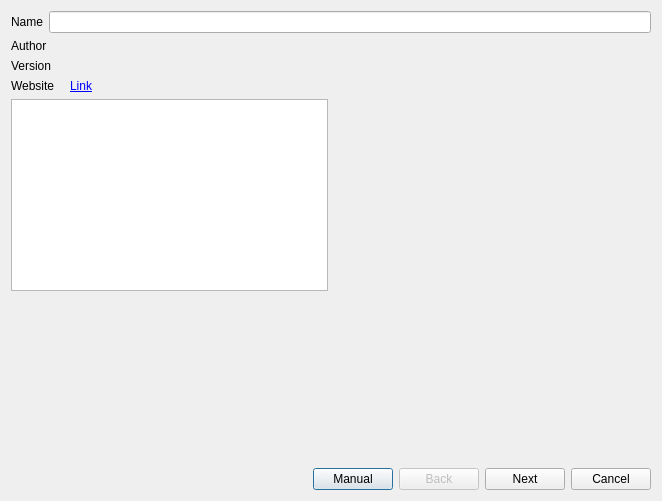
<?xml version="1.0" encoding="UTF-8"?>
<ui version="4.0">
 <class>FomodInstallerDialog</class>
 <widget class="QDialog" name="FomodInstallerDialog">
  <property name="geometry">
   <rect>
    <x>0</x>
    <y>0</y>
    <width>662</width>
    <height>501</height>
   </rect>
  </property>
  <property name="windowTitle">
   <string>FOMOD Installation Dialog</string>
  </property>
  <layout class="QVBoxLayout" name="verticalLayout">
   <item>
    <layout class="QHBoxLayout" name="horizontalLayout_2">
     <item>
      <widget class="QLabel" name="label">
       <property name="text">
        <string>Name</string>
       </property>
      </widget>
     </item>
     <item>
      <widget class="QLineEdit" name="nameEdit"/>
     </item>
    </layout>
   </item>
   <item>
    <layout class="QHBoxLayout" name="horizontalLayout" stretch="1,1">
     <item>
      <layout class="QVBoxLayout" name="verticalLayout_2">
       <item>
        <layout class="QFormLayout" name="formLayout">
         <property name="fieldGrowthPolicy">
          <enum>QFormLayout::AllNonFixedFieldsGrow</enum>
         </property>
         <property name="horizontalSpacing">
          <number>15</number>
         </property>
         <item row="0" column="0">
          <widget class="QLabel" name="label_3">
           <property name="text">
            <string>Author</string>
           </property>
          </widget>
         </item>
         <item row="0" column="1">
          <widget class="QLabel" name="authorLabel">
           <property name="text">
            <string/>
           </property>
          </widget>
         </item>
         <item row="1" column="0">
          <widget class="QLabel" name="label_4">
           <property name="text">
            <string>Version</string>
           </property>
          </widget>
         </item>
         <item row="1" column="1">
          <widget class="QLabel" name="versionLabel">
           <property name="text">
            <string/>
           </property>
          </widget>
         </item>
         <item row="2" column="0">
          <widget class="QLabel" name="label_2">
           <property name="text">
            <string>Website</string>
           </property>
          </widget>
         </item>
         <item row="2" column="1">
          <widget class="QLabel" name="websiteLabel">
           <property name="text">
            <string>&lt;a href=&quot;#&quot;&gt;Link&lt;/a&gt;</string>
           </property>
          </widget>
         </item>
        </layout>
       </item>
       <item>
        <widget class="QTextEdit" name="descriptionText">
         <property name="readOnly">
          <bool>true</bool>
         </property>
        </widget>
       </item>
       <item>
        <widget class="QLabel" name="screenshotLabel">
         <property name="sizePolicy">
          <sizepolicy hsizetype="Expanding" vsizetype="Expanding">
           <horstretch>0</horstretch>
           <verstretch>0</verstretch>
          </sizepolicy>
         </property>
         <property name="minimumSize">
          <size>
           <width>0</width>
           <height>0</height>
          </size>
         </property>
         <property name="maximumSize">
          <size>
           <width>16777215</width>
           <height>16777215</height>
          </size>
         </property>
         <property name="text">
          <string/>
         </property>
        </widget>
       </item>
      </layout>
     </item>
     <item>
      <widget class="QStackedWidget" name="stepsStack">
       <property name="sizePolicy">
        <sizepolicy hsizetype="Preferred" vsizetype="Preferred">
         <horstretch>0</horstretch>
         <verstretch>0</verstretch>
        </sizepolicy>
       </property>
       <property name="maximumSize">
        <size>
         <width>16777215</width>
         <height>16777215</height>
        </size>
       </property>
       <property name="currentIndex">
        <number>-1</number>
       </property>
      </widget>
     </item>
    </layout>
   </item>
   <item>
    <layout class="QHBoxLayout" name="horizontalLayout_3">
     <item>
      <spacer name="horizontalSpacer">
       <property name="orientation">
        <enum>Qt::Horizontal</enum>
       </property>
       <property name="sizeHint" stdset="0">
        <size>
         <width>40</width>
         <height>20</height>
        </size>
       </property>
      </spacer>
     </item>
     <item>
      <widget class="QPushButton" name="manualBtn">
       <property name="text">
        <string>Manual</string>
       </property>
      </widget>
     </item>
     <item>
      <widget class="QPushButton" name="prevBtn">
       <property name="enabled">
        <bool>false</bool>
       </property>
       <property name="text">
        <string>Back</string>
       </property>
      </widget>
     </item>
     <item>
      <widget class="QPushButton" name="nextBtn">
       <property name="text">
        <string>Next</string>
       </property>
      </widget>
     </item>
     <item>
      <widget class="QPushButton" name="cancelBtn">
       <property name="text">
        <string>Cancel</string>
       </property>
       <property name="default">
        <bool>false</bool>
       </property>
       <property name="flat">
        <bool>false</bool>
       </property>
      </widget>
     </item>
    </layout>
   </item>
  </layout>
 </widget>
 <resources/>
 <connections/>
</ui>
